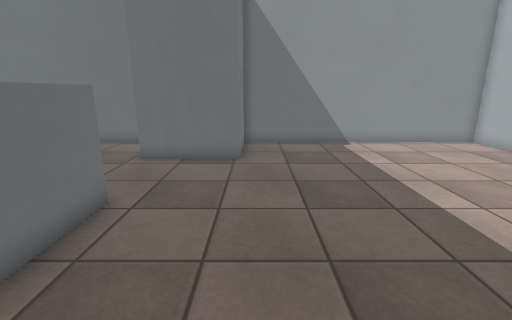
[1] (above)

16 first-person views from a walk through a Unity game level. The camera is 1.3 m above the floor, tilts 14° down and sees 85° across. The floor is counted in squares, 0.48 m on a side. Each view is taken from the middle of a square. On the plan, view 1 faces up. The plan holds only what a view shows up to about 19 squares ahead; the rest is blank. The player character is not drawn. Some surface patterns are stand-ins.

[2]
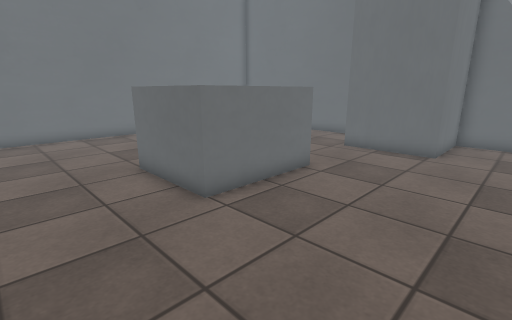

[3]
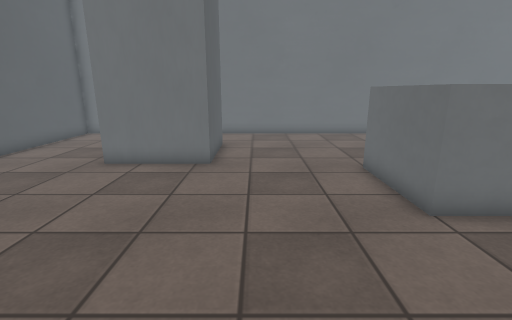

[4]
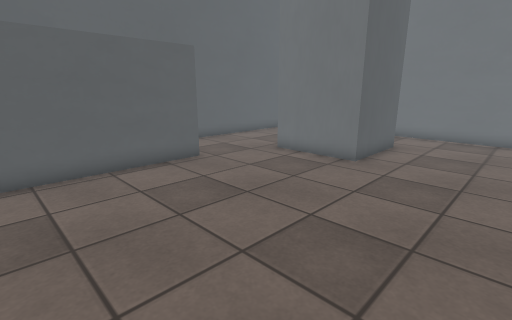

[5]
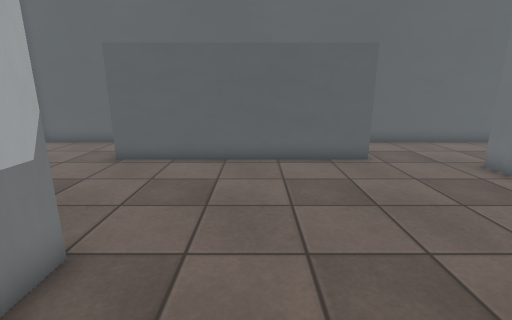

[6]
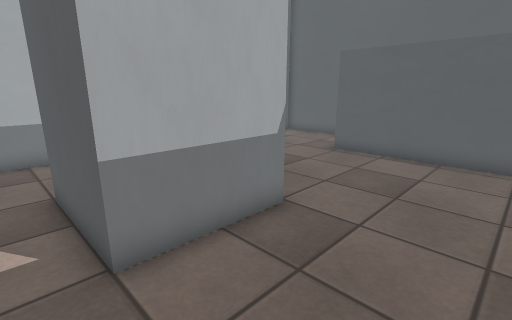

[7]
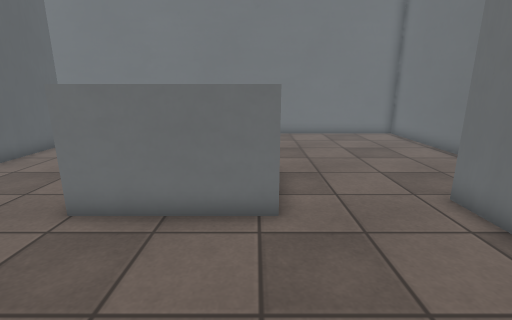

[8]
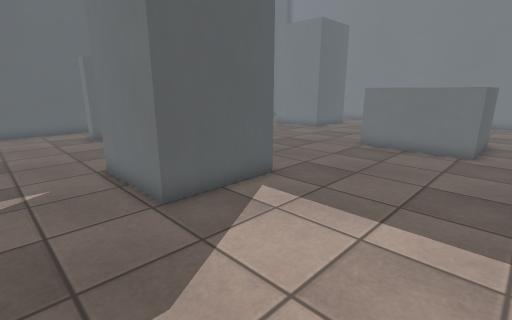

[9]
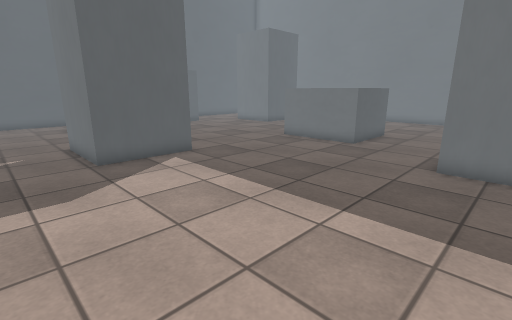

[10]
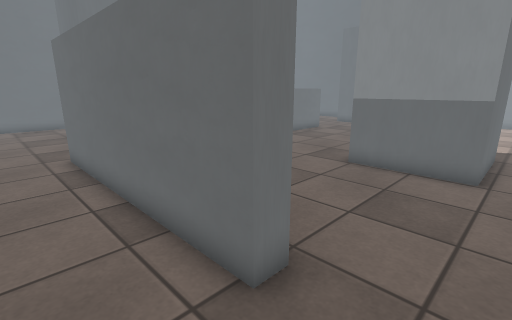

[11]
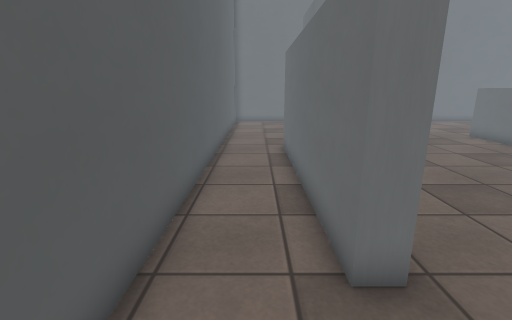

[12]
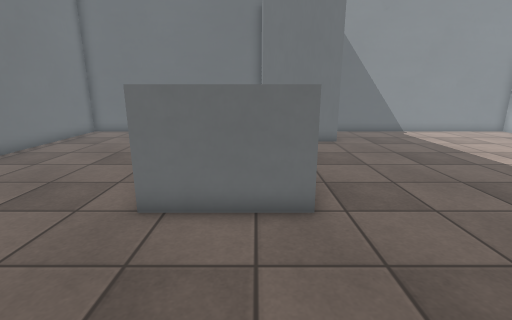

[13]
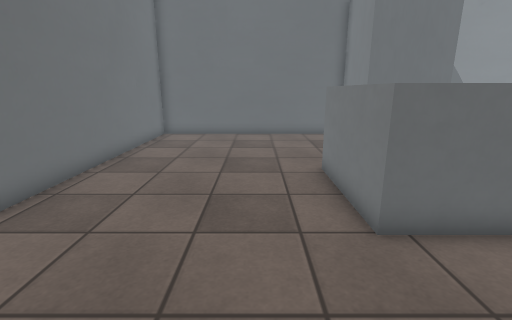

[14]
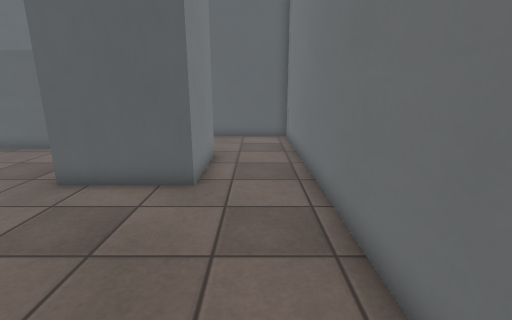

[15]
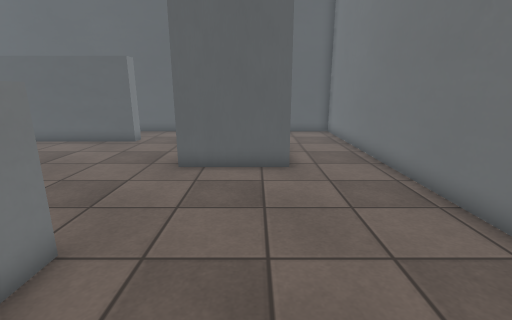

[16]
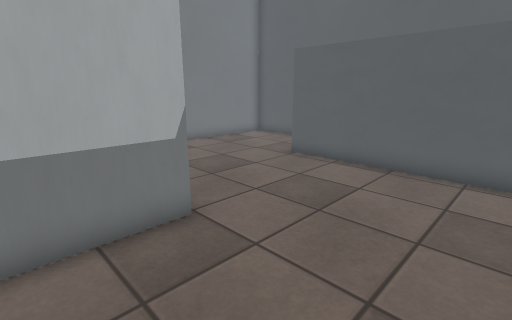

### Floor plan
Key: @ floor where view 1 was taken; # wall or solid block; . floor; O other object.
Columns run from 16 left of view 1 to 11 right of it. Each row starts with its distance up from view 1.
 15 ############   #############
 14 #..........O   O............
 13 #..........O   O............
 12 #..........O   O............
 11 #..........OOOOO...........
 10 #..........................
  9 #..........................
  8 #..........................
  7 #..........................
  6 #.......OOOOO..............
  5 #.......O   O..............
  4 #.......O   O..............
  3 #.......O   O...............
  2 #.......OOOOO......OOOOO....
  1 #..................O   O....
  0 #...............@..O   O...
 -1 #..................O   O...
 -2 #..................OOOOO...
 -3 #..........................
 -4 #...OOOOO..................
 -5 #...O   O..................
 -6 #...O   O..................
 -7 #...O   O...................
 -8 #...OOOOO...................
 -9 #...........##########......
-10 #...........##########......
-11 #...........................
-12 #...........................
-13 ############################

Positions as (right, up) in squares from view 1, and headings:
1: (0, 0), facing up
2: (2, -2), facing up-left
3: (2, -2), facing left
4: (2, 1), facing down-left
5: (0, 2), facing down
6: (-1, 3), facing down-right
7: (2, 6), facing left
8: (10, 8), facing down-left
9: (10, 13), facing down-left
10: (8, -12), facing up-left
11: (9, -11), facing left
12: (-5, -4), facing up
13: (-10, -3), facing up
14: (-14, 4), facing down
15: (-11, 6), facing down
16: (-2, 1), facing down-right
